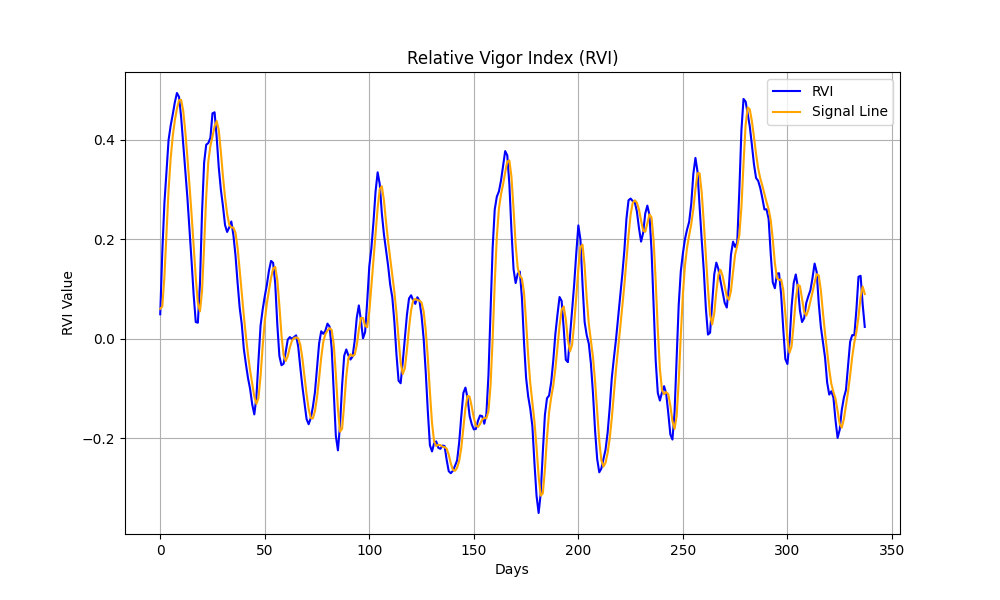

Write the Python code that produced this figure.
import numpy as np
import matplotlib
matplotlib.use('TkAgg')
import matplotlib.pyplot as plt
import pandas as pd


def relative_vigor_index(close, open, high, low, period=10):
    # Calculate weighted numerator and denominator
    a = close - open
    b = np.roll(a, 1)  # One bar prior
    c = np.roll(a, 2)  # Two bars prior
    d = np.roll(a, 3)  # Three bars prior
    numerator = (a + 2 * b + 2 * c + d) / 6

    e = high - low
    f = np.roll(e, 1)  # One bar prior
    g = np.roll(e, 2)  # Two bars prior
    h = np.roll(e, 3)  # Three bars prior
    denominator = (e + 2 * f + 2 * g + h) / 6

    # Compute SMA for numerator and denominator
    num_sma = np.convolve(numerator, np.ones(period) / period, mode='valid')
    den_sma = np.convolve(denominator, np.ones(period) / period, mode='valid')
    print("Numerator SMA:", num_sma)
    print("Denominator SMA:", den_sma)

    # Calculate RVI
    rvi = num_sma / den_sma

    # Calculate Signal Line
    i = np.roll(rvi, 1)  # One bar prior
    j = np.roll(rvi, 2)  # Two bars prior
    k = np.roll(rvi, 3)  # Three bars prior
    signal = (rvi + 2 * i + 2 * j + k) / 6

    return rvi, signal


# Example data
file_path = 'dataset.csv'
data = pd.read_csv(file_path)
close = data['close']
open = data['open']
high = data['high']
low = data['low']

# Calculate RVI and Signal Line
rvi, signal = relative_vigor_index(close, open, high, low, period=10)

# Print results
print("RVI:", rvi)
print("Signal Line:", signal)

# Plot RVI and Signal Line
plt.figure(figsize=(10, 6))
plt.plot(rvi, label='RVI', color='blue')
plt.plot(signal, label='Signal Line', color='orange')
plt.title('Relative Vigor Index (RVI)')
plt.xlabel('Days')
plt.ylabel('RVI Value')
plt.legend()
plt.grid()
plt.show()
